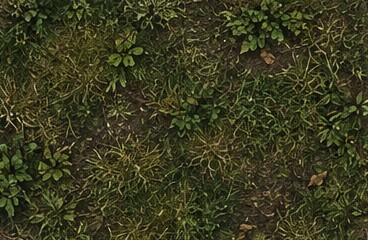
#> input picture game/art/ground/grass.jpg, 368 x 240 px, given in place of grass.png, which was not available
$ python ground_mock.py ../game/art/ground/dirt.jpg ../game/art/ground/grass.jpg
#> lines starting #> are read from the running program, lines starting #| are printed output that depends on the picture
"""Island ground preview: today's method vs the layered "hand-painted" method (W3.10 mock).
Iso view like the game: camera from the south-east, 2:1, screen right = (+x, -z)."""
import numpy as np
from PIL import Image, ImageFilter, ImageDraw, ImageFont
import sys, os

IN = sys.argv[1]; OUT = sys.argv[2]
W, H = 1200, 760          # output per panel
PX = 15.0                 # screen px per world unit (game: ~38 at normal zoom; zoomed out for the mock)
rng = np.random.default_rng(7)

def img(n): return np.asarray(Image.open(os.path.join(IN, n)).convert('RGB'), dtype=np.float32) / 255
def spr(n): return Image.open(os.path.join(IN, n)).convert('RGBA')

# screen pixel -> world (x, z); screen x = (x - z)/sqrt2, screen y = (x + z)/sqrt2 * 0.5
sy, sx = np.mgrid[0:H, 0:W].astype(np.float32)
u = (sx - W / 2) / PX; v = (sy - H / 2) / PX / 0.5
X = (u + v) / np.sqrt(2) + 60; Z = (v - u) / np.sqrt(2) + 60

# --- the scene: forest cells (50-unit terrain grid) west/north, plain east, a corridor trail -------
def forest_cell(x, z):   # terrain codes per 50-unit cell: an L of forest
    cx, cz = np.floor(x / 50), np.floor(z / 50)
    return ((cx <= 0) | ((cx == 1) & (cz <= 0))).astype(np.float32)
trail = [(-40, 95), (20, 70), (60, 64), (95, 30), (160, 10)]
def seg_dist(x, z):
    d = np.full(x.shape, 1e9, np.float32)
    for (ax, az), (bx, bz) in zip(trail, trail[1:]):
        abx, abz = bx - ax, bz - az; t = np.clip(((x - ax) * abx + (z - az) * abz) / (abx * abx + abz * abz), 0, 1)
        d = np.minimum(d, np.hypot(x - ax - t * abx, z - az - t * abz))
    return d

def sample(T, x, z, tile, rot=0, off=(0, 0)):
    h, w = T.shape[:2]
    a, b = x / tile + off[0], z / tile + off[1]
    if rot % 2: a, b = b, -a
    if rot >= 2: a, b = -a, -b
    i = (np.floor((b % 1) * h).astype(int)) % h; j = (np.floor((a % 1) * w).astype(int)) % w
    return T[i, j]

def value_noise(x, z, scale, seed):
    r = np.random.default_rng(seed); g = r.random((64, 64)).astype(np.float32)
    fx, fz = x / scale, z / scale; x0, z0 = np.floor(fx), np.floor(fz); tx, tz = fx - x0, fz - z0
    tx = tx * tx * (3 - 2 * tx); tz = tz * tz * (3 - 2 * tz)
    i0, j0 = (z0.astype(int)) % 64, (x0.astype(int)) % 64; i1, j1 = (i0 + 1) % 64, (j0 + 1) % 64
    return (g[i0, j0] * (1 - tx) + g[i0, j1] * tx) * (1 - tz) + (g[i1, j0] * (1 - tx) + g[i1, j1] * tx) * tz
def fbm(x, z, scale, seed, oct=3):
    s, a, t = 0, 1, 0
    for o in range(oct): s += a * value_noise(x, z, scale / 2 ** o, seed + o); t += a; a *= 0.5
    return s / t

# ===================== BEFORE: today's method =====================
grass, mud, dirt = img('grass.png'), img('mud.png'), img('dirt.png')
#> call 2 of img, with n = 'mud.png'
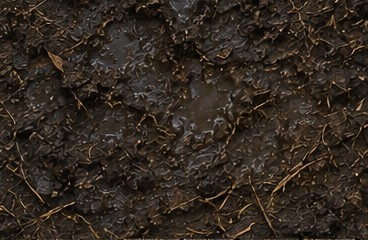
#> input picture game/art/ground/mud.jpg, 368 x 240 px, given in place of mud.png, which was not available
#> call 3 of img, with n = 'dirt.png'
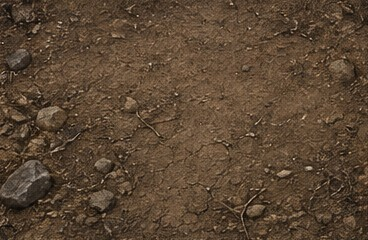
#> input picture game/art/ground/dirt.jpg, 368 x 240 px, given in place of dirt.png, which was not available
TILE_CITY = 8.0
fw = np.zeros_like(X)
for dx in (-9, 0, 9):
    for dz in (-9, 0, 9): fw += forest_cell(X + dx, Z + dz) / 9
wg = (1 - fw) * 1 + fw * 0.45; wm = fw * 0.15; wd = 1 - wg - wm
before = sample(grass, X, Z, TILE_CITY) * wg[..., None] + sample(mud, X, Z, TILE_CITY) * wm[..., None] + sample(dirt, X, Z, TILE_CITY) * wd[..., None]
#> in sample, `a, b = x / tile + off[0], z / tile + off[1]`:
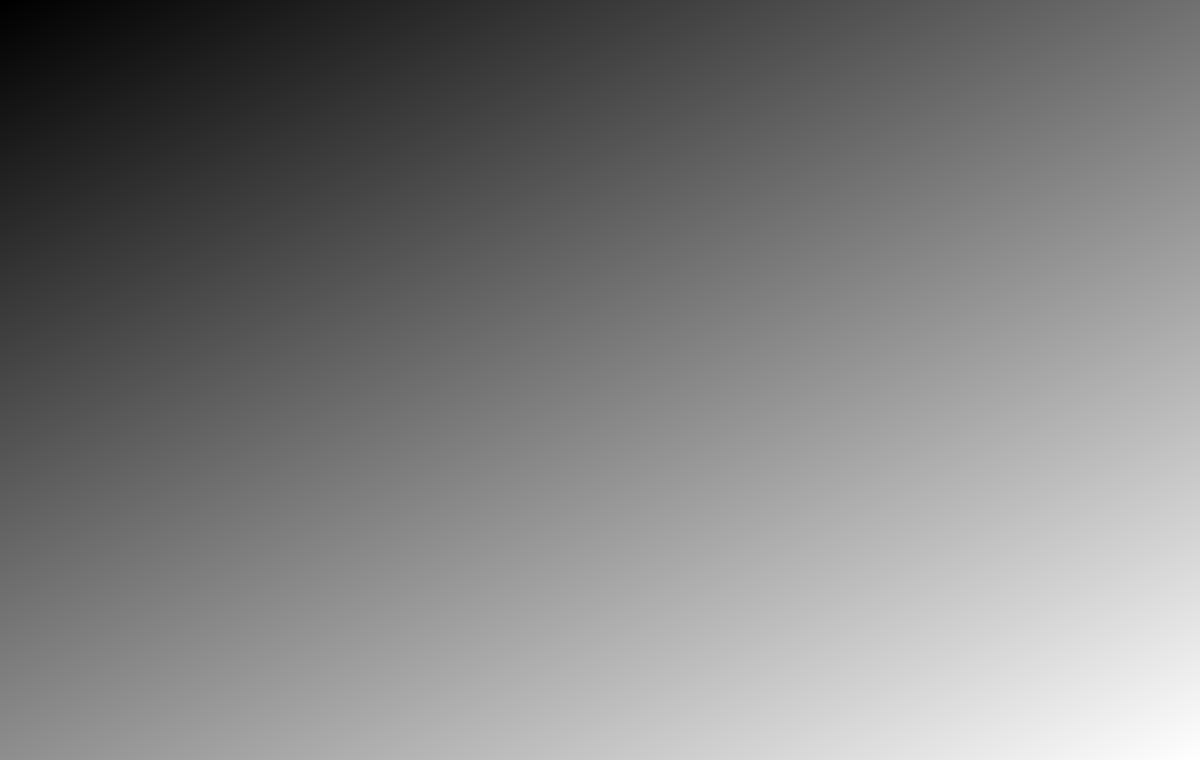
#> a: shape (760, 1200) float32; min -0.514, max 15.5, mean 7.49; drawn with min black and max white
#> in sample, `a, b = x / tile + off[0], z / tile + off[1]`:
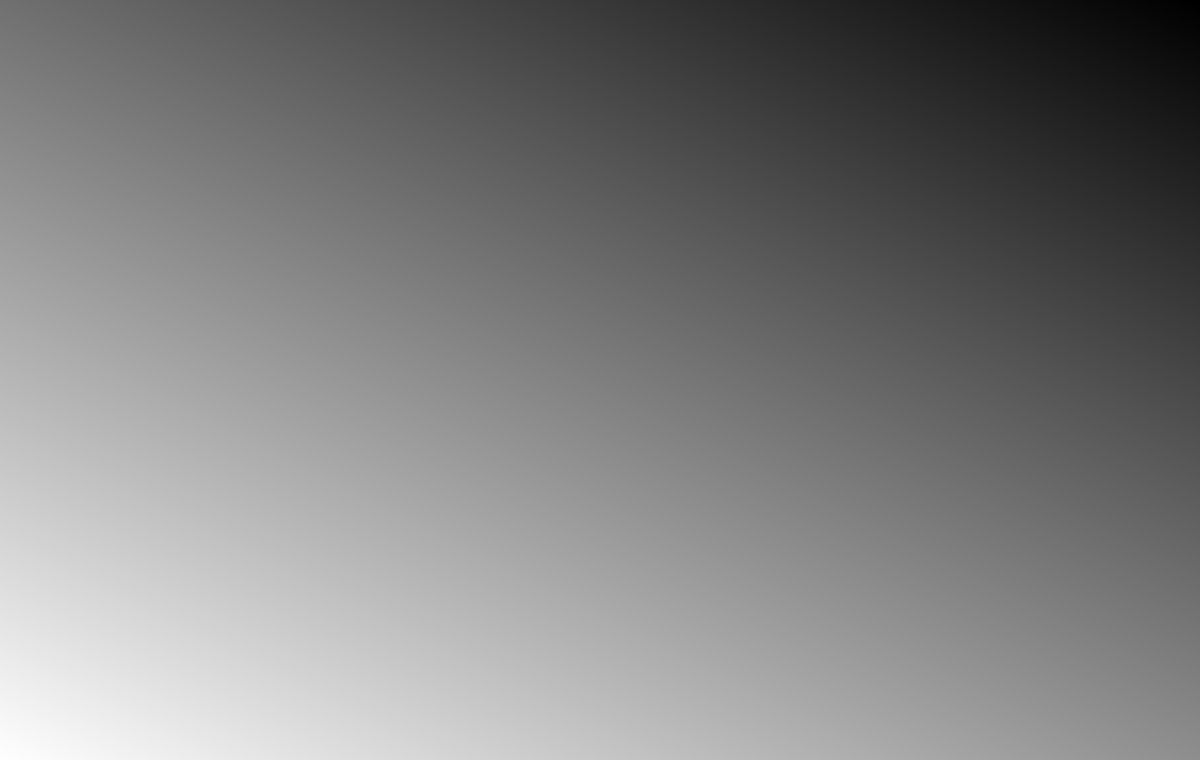
#> b: shape (760, 1200) float32; min -0.508, max 15.5, mean 7.5; drawn with min black and max white
#> in sample, `i = np.floor(b % 1 * h).astype(int) % h`:
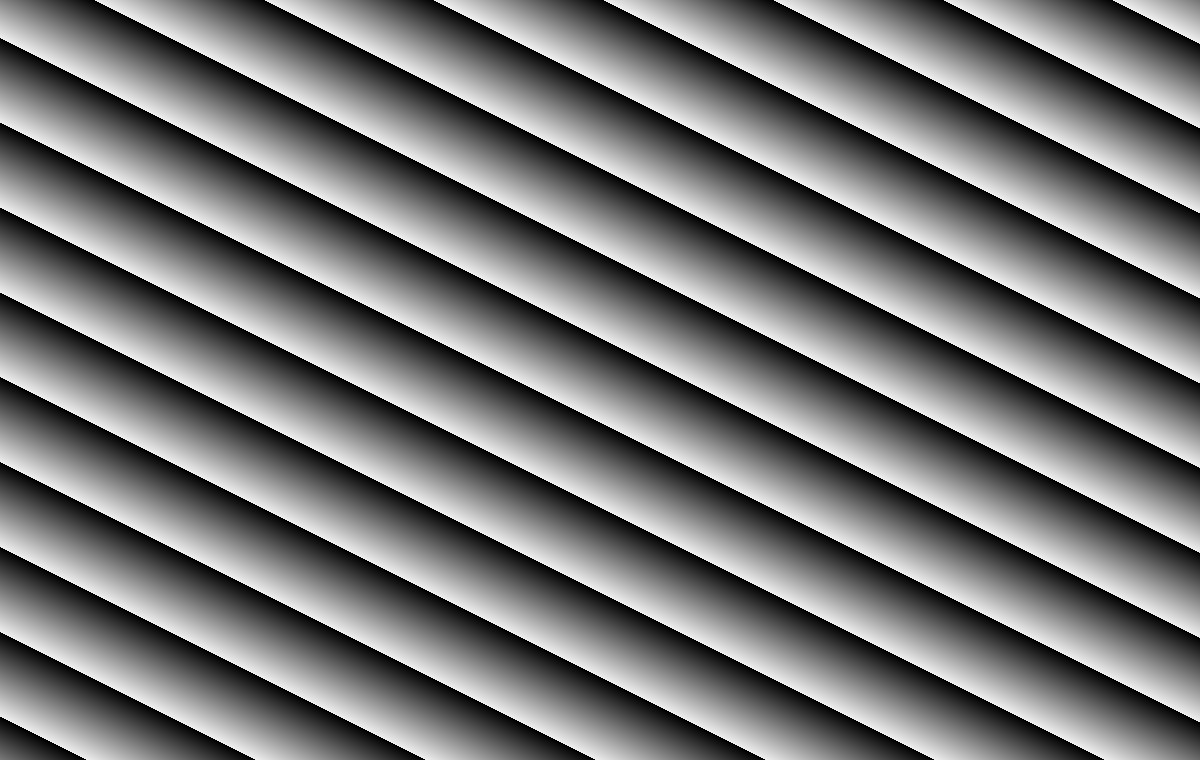
#> i: shape (760, 1200) int64; min 0, max 239, mean 119.5
#> in sample, `j = np.floor(a % 1 * w).astype(int) % w`:
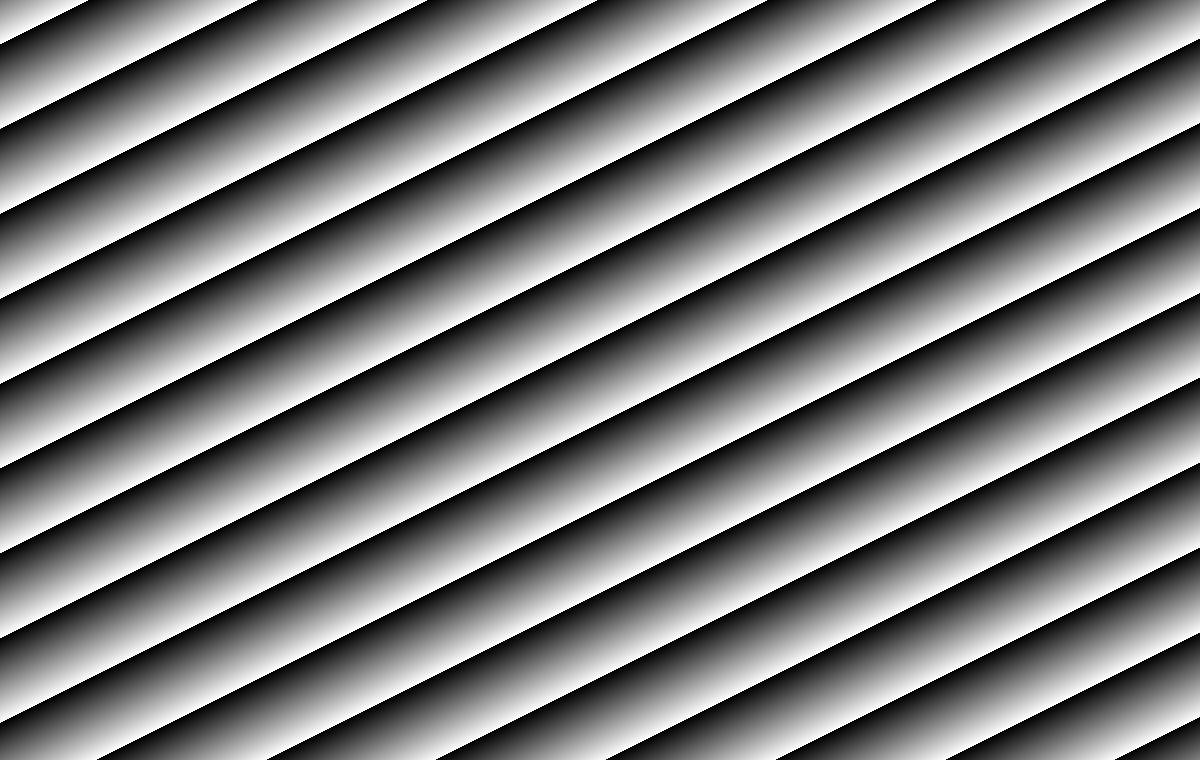
#> j: shape (760, 1200) int64; min 0, max 367, mean 183.5; drawn with min black and max white
tr = np.clip(1 - (seg_dist(X, Z) - 2.0), 0, 1)[..., None]
before = before * (1 - tr) + sample(dirt, X, Z, TILE_CITY) * tr
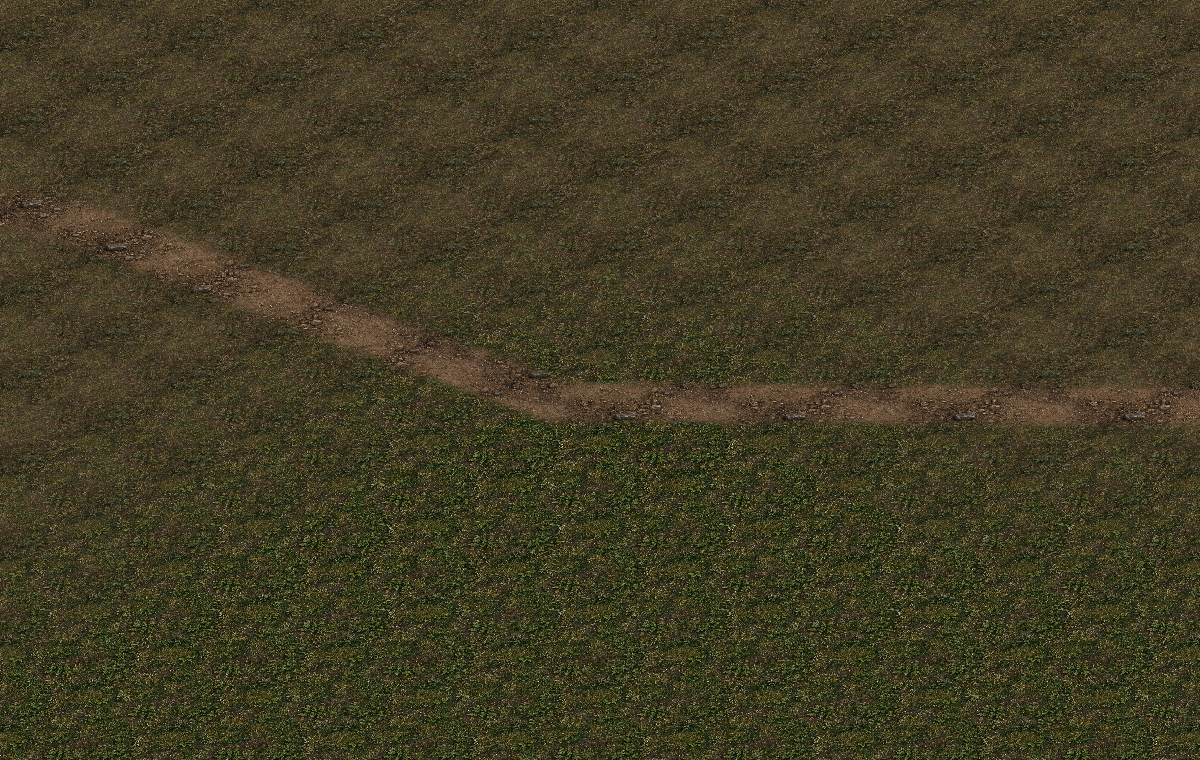
#> before: shape (760, 1200, 3) float32; mean R, G, B 0.261, 0.238, 0.146

# ===================== AFTER: layered method =====================
# 1. wandering borders: blur the cell mask, then warp it with noise
wx = (fbm(X, Z, 22, 11) - 0.5) * 34; wz = (fbm(X, Z, 22, 23) - 0.5) * 34
fm = np.zeros_like(X)
for dx in (-12, -6, 0, 6, 12):
    for dz in (-12, -6, 0, 6, 12): fm += forest_cell(X + wx + dx, Z + wz + dz) / 25
forest = np.clip((fm - 0.5) * 3 + 0.5 + (fbm(X, Z, 9, 5) - 0.5) * 0.8, 0, 1)

# 2. stochastic tiling: each 10-unit cell samples with its own offset and rotation, blended smoothly
# [14 lines left out: function stoch, not called in this run]

# 3. ground mosaic: several forest textures by low-frequency noise, blended by texture height
F = {n: img(n + '_tile.png') for n in ['forest_floor', 'pine_needles', 'moss', 'leaf_litter', 'ferns', 'mossy_stones', 'bracken']}
#> (the run stopped early here; a loop or call above may not have finished)
